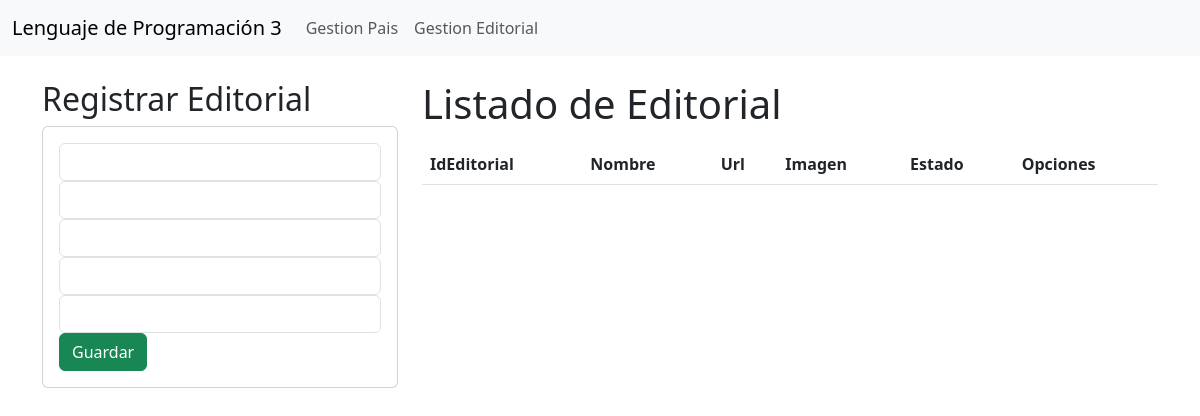
Page /gestionEditorial/ on the earlier database version.
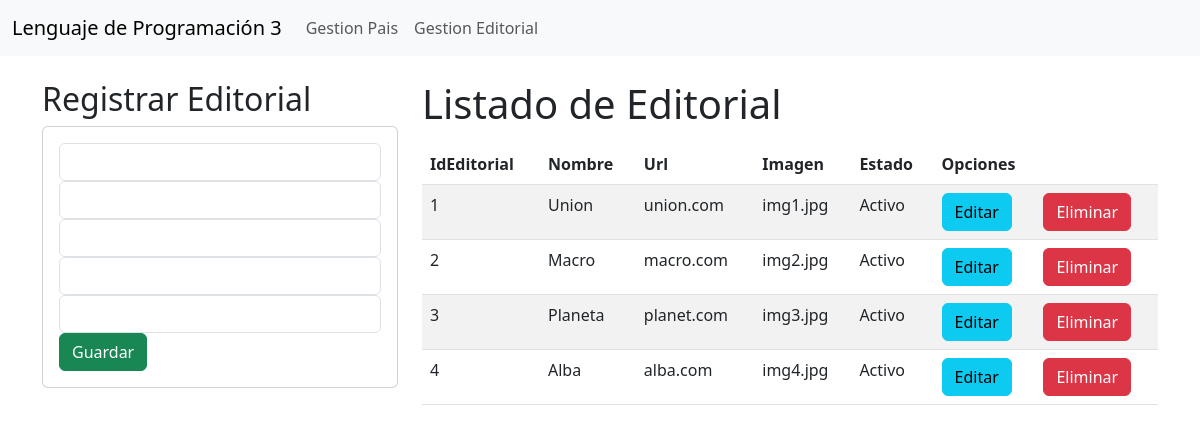
Same page on the later database version.
### miapp/models.py (models this page shows)
class Editorial(models.Model):
    ideditorial=models.CharField(primary_key=True, max_length=6)
    nombre=models.CharField(max_length=10)
    url=models.CharField(max_length=10)
    imagen=models.CharField(max_length=10)
    estado=models.CharField(max_length=10)

### miapp/views.py (the view)
# urls.py: path('gestionEditorial/', views.gestionEditorial, name = "gestionEditorial"),
def gestionEditorial(request):
    listadoEditorial=Editorial.objects.all()
    return render(request,'gestionEditorial.html', {"Editorial": listadoEditorial})

### miapp/templates/gestionEditorial.html (shortened to what this page needs)
{% extends 'layout.html' %}
{% block content %}
<div class="row">
    <div class="col-sm-12 col-md-6 col-lg-4 col-xl-4">
        <h2>Registrar Editorial</h2>
        <div class="card">
            <div class="card-body">
                <form action="/registrarEditorial/" method="POST">{% csrf_token %}
                    <div class="form-group">
                        <input type="text" id="txtIdEditorial" name="txtIdEditorial" class="form-control"
                             required>
                    </div>
                    <div class="form-group">
                        <input type="text" id="txtNombre" name="txtNombre" class="form-control"
                             required>
                    </div>
                    <div class="form-group">
                        <input type="text" id="txtUrl" name="txtUrl" class="form-control"
                             required>
                    </div>
                    <div class="form-group">
                        <input type="text" id="txtImagen" name="txtImagen" class="form-control"
                             required>
                    </div>
                    <div class="form-group">
                        <input type="text" id="txtEstado" name="txtEstado" class="form-control"
                             required>
                    </div>
                    <div class="form-group">
                        <button type="submit" class="btn btn-success btn-block text-white">Guardar</button>
                    </div>
                </form>
            </div>
        </div>
    </div>
    <div class="col-sm-12 col-md-6 col-lg-8 col-xl-8">
        <h1>Listado de Editorial</h1>
        <div class="table-responsive py-2">
            <table class="table table-striped">
                <thead>
                    <tr>
                        <th>IdEditorial</th>
                        <th>Nombre</th>
                        <th>Url</th>
                        <th>Imagen</th>
                        <th>Estado</th>
                        <th colspan="2">Opciones</th>
                    </tr>
                </thead>
                <tbody>
                    {% for c in Editorial %}
                    <tr>
                        <td>{{c.ideditorial}}</td>
                        <td>{{c.nombre}}</td>
                        <td>{{c.url}}</td>
                        <td>{{c.imagen}}</td>
                        <td>{{c.estado}}</td>
                        <td><a href="edicioncurso/{{c.codigo}}" class="btn btn-info">Editar</a></td>
                        <td><a href="{%url 'eliminarEditorial' id=c.ideditorial%}" class="btn btn-danger">Eliminar</a></td>
                    </tr>
                    {% endfor %}
                </tbody>
            </table>
        </div>
    </div>
</div>
</div>
{% endblock %}

Differences in the rows shown:
added Editorial: ideditorial "1", nombre "Union", url "union.com", imagen "img1.jpg", estado "Activo"
added Editorial: ideditorial "2", nombre "Macro", url "macro.com", imagen "img2.jpg", estado "Activo"
added Editorial: ideditorial "3", nombre "Planeta", url "planet.com", imagen "img3.jpg", estado "Activo"
added Editorial: ideditorial "4", nombre "Alba", url "alba.com", imagen "img4.jpg", estado "Activo"
